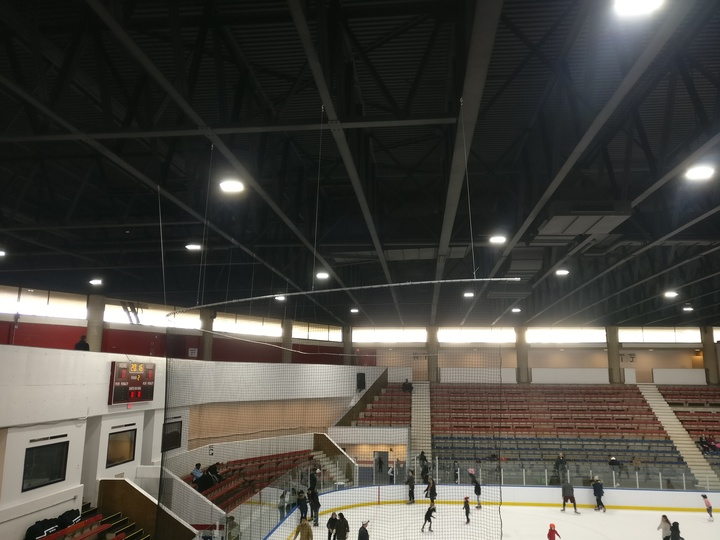
#> input picture images/skR1.jpg, 720 x 540 px
$ jupyter execute --allow-errors demo.ipynb   (shell and % lines are left out)
#> lines starting #> are read from the running program, lines starting #| are printed output that depends on the picture
### utilities.py
from feat_desc import *
import cv2
import numpy as np
from corner_detector import *
from anms import *
from feat_match import *
from ransac_est_homography import *
from matplotlib import pyplot as plt

# [82 lines left out: functions interp2, warp_image, not called in this run]

# Finds a homography to transform img1 -> img2
def get_homography(img1, img2, createPlots=True, imgNum=0):
    imgName = "img"+str(imgNum)
    max_anms = 2000

    gray = cv2.cvtColor(img1,cv2.COLOR_BGR2GRAY)
    c = corner_detector(gray)

    if createPlots:
        imgCopy = img1.copy()
        cCopy = c.copy()
        cCopy = cv2.dilate(cCopy, None)
        imgCopy[c>0] = [0,0,255]
        plt.imshow(cv2.cvtColor(imgCopy, cv2.COLOR_BGR2RGB))
        fig = plt.gcf()
        fig.savefig(imgName+'corner.png',dpi=200)
        plt.show()

    X1,Y1,rmax=anms(c, max_anms)
    d1 = feat_desc(gray,X1,Y1)
    kp1=[]
    for (_x,_y) in zip(X1,Y1):
        kp1.append(cv2.KeyPoint(_x,_y,40))

    gray = cv2.cvtColor(img2,cv2.COLOR_BGR2GRAY)
    c = corner_detector(gray)
    X2,Y2,rmax = anms(c, max_anms)
    d2 = feat_desc(gray,X2,Y2)
    kp2=[]
    for (_x,_y) in zip(X2,Y2):
        kp2.append(cv2.KeyPoint(_x,_y,40))
    m,dMatch=feat_match(d1, d2)
    x1=[]
    y1=[]
    x2=[]
    y2=[]
    for k,idx in enumerate(m):
        if (idx != -1):
            x1.append(X1[k])
            y1.append(Y1[k])
            x2.append(X2[idx])
            y2.append(Y2[idx])
    x1=np.array(x1)
    x2=np.array(x2)
    y1=np.array(y1)
    y2=np.array(y2)
    print(x1.shape)
    H, inlier_ind=ransac_est_homography(x1,y1,x2,y2,2)
    if createPlots:
        mask = np.array(inlier_ind, dtype=bool)
        mfilter = []
        for idx,i in enumerate(mask):
            if i == True:
                mfilter.append(dMatch[idx])
        img_matches = np.empty((max(img1.shape[0], img2.shape[0]), img1.shape[1]+img2.shape[1], 3), dtype=np.uint8)
        print(len(mfilter))
        f=cv2.drawMatches(img1, kp1, img2, kp2, mfilter, img_matches, flags=cv2.DrawMatchesFlags_NOT_DRAW_SINGLE_POINTS)
        plt.imshow(cv2.cvtColor(img_matches, cv2.COLOR_BGR2RGB))
        fig = plt.gcf()
        fig.savefig(imgName+'inliners.png',dpi=200)
        plt.show()
        f=cv2.drawMatches(img1, kp1, img2, kp2, dMatch, img_matches, flags=cv2.DrawMatchesFlags_NOT_DRAW_SINGLE_POINTS)
        plt.imshow(cv2.cvtColor(img_matches, cv2.COLOR_BGR2RGB))
        fig = plt.gcf()
        fig.savefig(imgName+'outliers.png',dpi=200)
        plt.show()

        plt.imshow(cv2.cvtColor(img1, cv2.COLOR_BGR2RGB))
        fig = plt.gcf()
        ax1 = fig.add_subplot(111)
        ax1.scatter(X1,Y1,c='r',s=1,label='ANMS')
        ax1.scatter(x1[mask],y1[mask],c='b',s=1,label='RANSAC')
        fig.savefig(imgName+'ransac.png',dpi=200)
        plt.show()
    return H

### demo.ipynb
[cell 1]
from matplotlib import pyplot as plt
import cv2
import numpy as np
import utilities
from mymosaic import *
import sys

[cell 2]
imgL = cv2.imread('images/skR1.jpg')
#> imgL is the input picture: shape (540, 720, 3); mean B, G, R 67.6, 73.5, 76.3
imgM = cv2.imread('images/skR2.jpg')
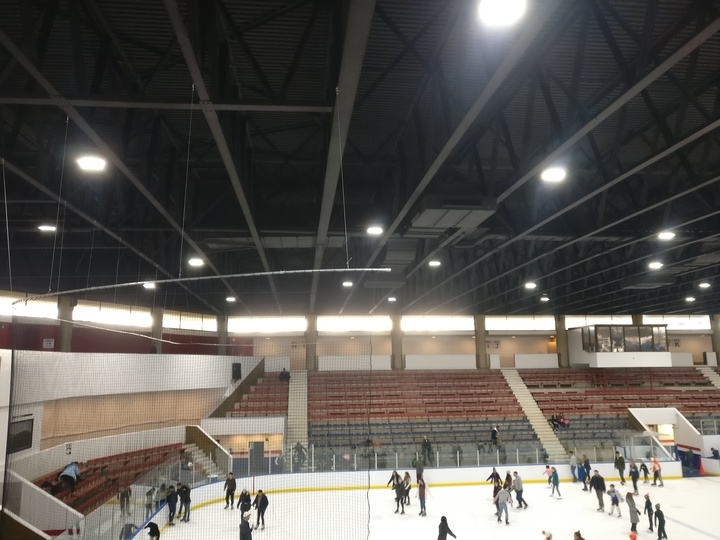
#> input picture images/skR2.jpg, 720 x 540 px
#> imgM is the input picture: shape (540, 720, 3); mean B, G, R 86.9, 91.4, 94.8
imgR = cv2.imread('images/skR3.jpg')
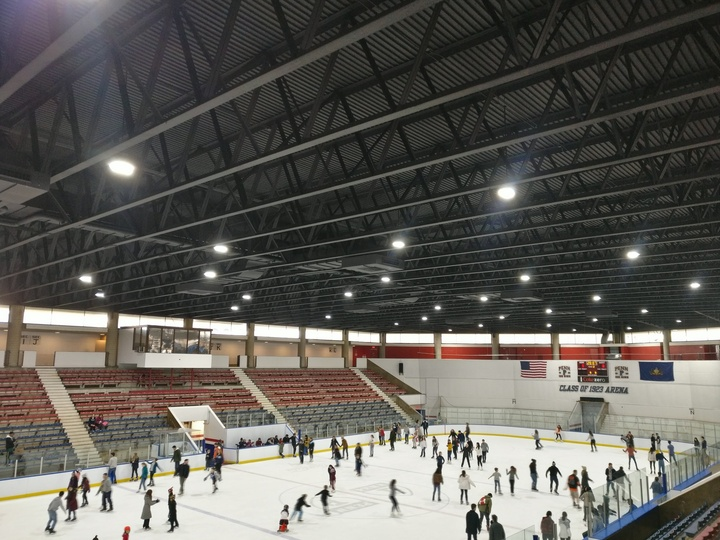
#> input picture images/skR3.jpg, 720 x 540 px
#> imgR is the input picture: shape (540, 720, 3); mean B, G, R 89, 94.3, 96.6

#> (the rest of this cell did not finish here and is left out)

#> in get_homography, `gray = cv2.cvtColor(img1,cv2.COLOR_BGR2GRAY)`:
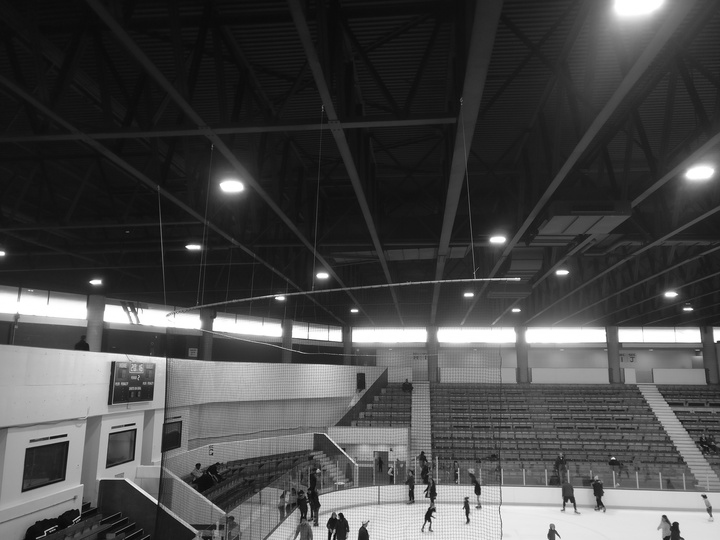
#> gray: shape (540, 720); min 2, max 255, mean 73.7
HRM = utilities.get_homography(imgR,imgM,True,"R")

#> (a cell that did not finish here is left out)
